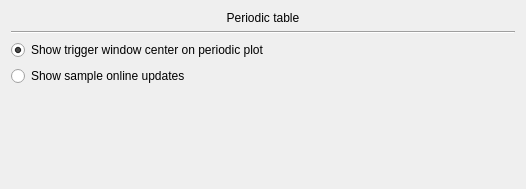
                   <widget class="QWidget" name="scrollAreaWidgetContents_3">
                    <property name="geometry">
                     <rect>
                      <x>0</x>
                      <y>0</y>
                      <width>526</width>
                      <height>189</height>
                     </rect>
                    </property>
                    <layout class="QGridLayout" name="gridLayout_8">
                     <item row="3" column="0" colspan="2">
                      <widget class="QRadioButton" name="radioButton_sampleUpdate">
                       <property name="text">
                        <string>Show sample online updates</string>
                       </property>
                       <property name="checked">
                        <bool>false</bool>
                       </property>
                       <property name="autoExclusive">
                        <bool>false</bool>
                       </property>
                      </widget>
                     </item>
                     <item row="4" column="0">
                      <spacer name="verticalSpacer_4">
                       <property name="orientation">
                        <enum>Qt::Vertical</enum>
                       </property>
                       <property name="sizeHint" stdset="0">
                        <size>
                         <width>20</width>
                         <height>40</height>
                        </size>
                       </property>
                      </spacer>
                     </item>
                     <item row="0" column="0" colspan="2">
                      <widget class="QLabel" name="label_15">
                       <property name="text">
                        <string>Periodic table</string>
                       </property>
                       <property name="alignment">
                        <set>Qt::AlignCenter</set>
                       </property>
                      </widget>
                     </item>
                     <item row="1" column="0" colspan="2">
                      <widget class="Line" name="line_5">
                       <property name="orientation">
                        <enum>Qt::Horizontal</enum>
                       </property>
                      </widget>
                     </item>
                     <item row="2" column="0" colspan="2">
                      <widget class="QRadioButton" name="radioButton_TcCenter">
                       <property name="text">
                        <string>Show trigger window center on periodic plot</string>
                       </property>
                       <property name="checked">
                        <bool>true</bool>
                       </property>
                       <property name="autoExclusive">
                        <bool>false</bool>
                       </property>
                      </widget>
                     </item>
                    </layout>
                   </widget>
